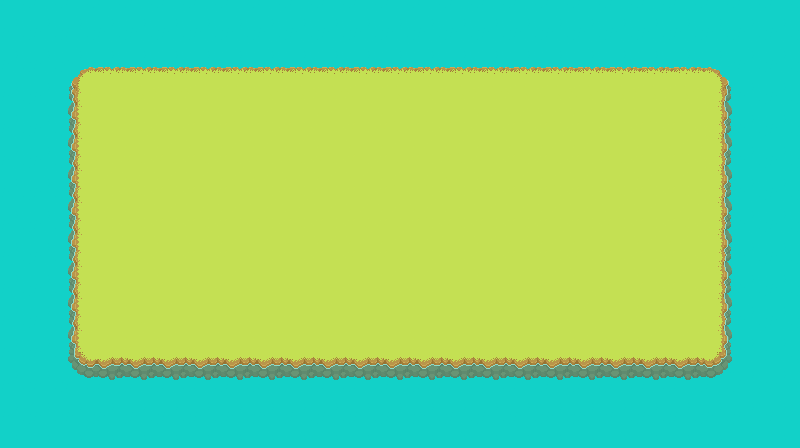

This game map was drawn from its Tiled (.tmx) file and the tilesets committed beside it. A one-line description and the full map source follow:
An orthogonal 25x14 tile map with 32x32 px tiles, 1 tile layer (Calque de Tuiles 1) and 4 objects (4x water).

<map version="1.10" tiledversion="1.11.0" orientation="orthogonal" renderorder="right-down" width="25" height="14" tilewidth="32" tileheight="32" infinite="0" nextlayerid="3" nextobjectid="27">
 <editorsettings>
  <export target="arena.json" format="json" />
 </editorsettings>
 <tileset firstgid="1" name="tiles" tilewidth="32" tileheight="32" tilecount="10" columns="10">
  <image source="tiles.png" width="320" height="32" />
 </tileset>
 <layer id="1" name="Calque de Tuiles 1" width="25" height="14">
  <data encoding="csv">
10,10,10,10,10,10,10,10,10,10,10,10,10,10,10,10,10,10,10,10,10,10,10,10,10,
10,10,10,10,10,10,10,10,10,10,10,10,10,10,10,10,10,10,10,10,10,10,10,10,10,
10,10,7,8,8,8,8,8,8,8,8,8,8,8,8,8,8,8,8,8,8,8,9,10,10,
10,10,5,4,4,4,4,4,4,4,4,4,4,4,4,4,4,4,4,4,4,4,6,10,10,
10,10,5,4,4,4,4,4,4,4,4,4,4,4,4,4,4,4,4,4,4,4,6,10,10,
10,10,5,4,4,4,4,4,4,4,4,4,4,4,4,4,4,4,4,4,4,4,6,10,10,
10,10,5,4,4,4,4,4,4,4,4,4,4,4,4,4,4,4,4,4,4,4,6,10,10,
10,10,5,4,4,4,4,4,4,4,4,4,4,4,4,4,4,4,4,4,4,4,6,10,10,
10,10,5,4,4,4,4,4,4,4,4,4,4,4,4,4,4,4,4,4,4,4,6,10,10,
10,10,5,4,4,4,4,4,4,4,4,4,4,4,4,4,4,4,4,4,4,4,6,10,10,
10,10,5,4,4,4,4,4,4,4,4,4,4,4,4,4,4,4,4,4,4,4,6,10,10,
10,10,1,2,2,2,2,2,2,2,2,2,2,2,2,2,2,2,2,2,2,2,3,10,10,
10,10,10,10,10,10,10,10,10,10,10,10,10,10,10,10,10,10,10,10,10,10,10,10,10,
10,10,10,10,10,10,10,10,10,10,10,10,10,10,10,10,10,10,10,10,10,10,10,10,10
</data>
 </layer>
 <objectgroup id="2" name="Calque d'Objets 1">
  <object id="23" type="water" x="0" y="0" width="69.3637" height="448" />
  <object id="24" type="water" x="728.625" y="0" width="71.3751" height="448" />
  <object id="25" type="water" x="64" y="369.92" width="672" height="78.0798" />
  <object id="26" type="water" x="64" y="0" width="672" height="48.5793" />
 </objectgroup>
</map>
